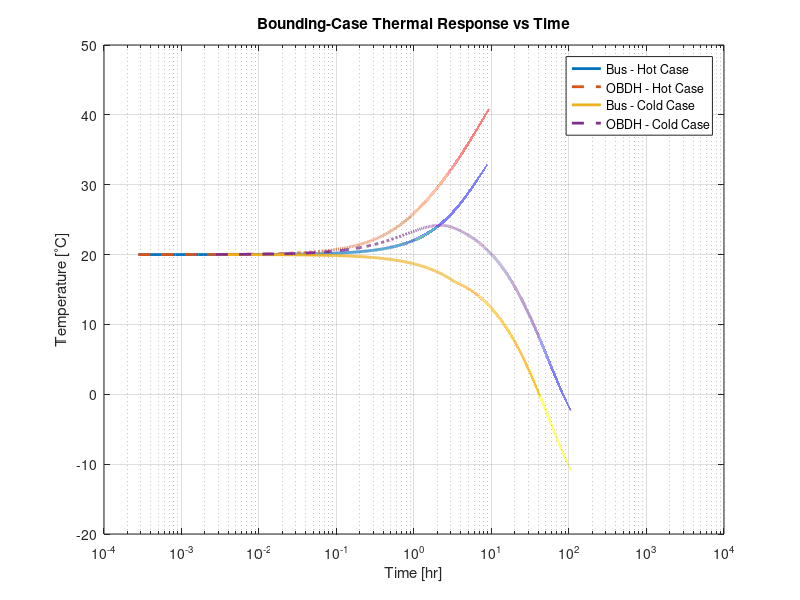
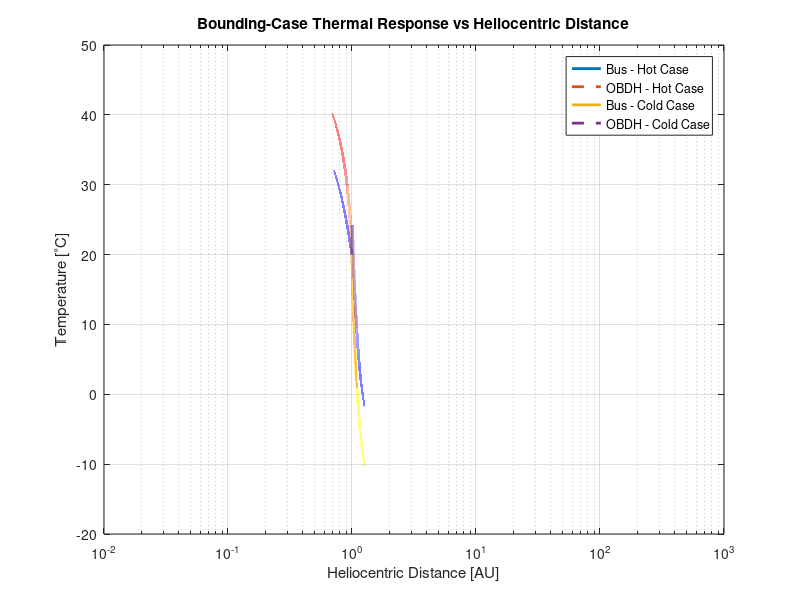

Source code (MATLAB) for these figures, in order:
%% AE 460B Thermal Subsystem Final Simulation
% Two-node transient thermal model
%
% Nodes:
%   1) Spacecraft Bus
%   2) OBDH
%
% Outputs:
%   - Command window summary
%   - Plot 1: Temperature vs log(time)
%   - Plot 2: Temperature vs log(distance)
%

clear; clc; close all;

%% 
% 1) Constants
%% 
sigma = 5.670374419e-8;   % Stefan-Boltzmann constant [W/m^2/K^4]
S0    = 1361;             % Solar constant at 1 AU [W/m^2]

%% 
% 2) Mission / subsystem values
%% 
r_peri_AU    = 0.046;     % Perihelion distance [AU]
P_heater_max = 12;        % Thermal heater allocation [W]

% OBDH allowable operating range
T_obdh_min_C = -20;
T_obdh_max_C =  50;

%% 
% 3) Geometry / thermal assumptions
%% 
% Bus node
m_bus   = 120;            % effective thermal mass participation [kg]
cp_bus  = 900;            % [J/kg/K]
C_bus   = m_bus * cp_bus; % [J/K]

% OBDH node
m_obdh  = 7.3;            % [kg]
cp_obdh = 900;            % [J/kg/K]
C_obdh  = m_obdh * cp_obdh;

% Coupling between OBDH and bus
G_cond = 0.45;            % [W/K]

% Bus external thermal properties
alpha_bus = 0.20;         % effective solar absorptance
Aproj_hot = 0.60;         % projected area [m^2]

% Hot-case parameters
eta_shield  = 0.0039;     % effective solar attenuation factor
epsilon_hot = 0.70;       % hot-case emissivity
Arad_hot    = 0.90;       % hot-case effective radiator area [m^2]

% Cold-case parameters
epsilon_cold = 0.05;      % cold-case effective emissivity
Arad_cold    = 2.60;      % cold-case effective radiator area [m^2]

% OBDH radiation to bus / panel
epsilon_obdh = 0.70;      % effective emissivity
A_obdh_rad   = 0.25;      % [m^2]

Tspace = 3;               % deep-space sink temperature [K]

%% 
% 4) Initial conditions and heater settings
%% 
T0_bus  = 293.15;         % 20 C
T0_obdh = 293.15;         % 20 C

T_heater_on  = 289.3;     % [K]
T_heater_off = 294.3;     % [K]

%% 
% 5) Internal heat assumptions
%% 
% Hot case
Qbus_hot  = 25;           % [W]
Qobdh_hot = 14;           % [W]

% Cold case
Qbus_cold  = 10;          % [W]
Qobdh_cold = 10;          % [W]

%% 
% 6) HOT CASE transient at perihelion
%% 
t_hot_days = 3;                         % simulate 3 days
dt_hot     = 1;                         % [s]
t_hot      = 0:dt_hot:t_hot_days*24*3600;

T_bus_hot  = zeros(size(t_hot));
T_obdh_hot = zeros(size(t_hot));

T_bus_hot(1)  = T0_bus;
T_obdh_hot(1) = T0_obdh;

S_hot = S0 / (r_peri_AU^2);

for i = 1:length(t_hot)-1
    
    % Solar loading on bus after shielding / pointing
    Qsolar = alpha_bus * S_hot * Aproj_hot * eta_shield;
    
    % Bus radiation to space
    Qrad_bus = epsilon_hot * sigma * Arad_hot * (T_bus_hot(i)^4 - Tspace^4);
    
    % OBDH radiation to bus/panel environment
    Qrad_obdh_to_bus = epsilon_obdh * sigma * A_obdh_rad * ...
        (T_obdh_hot(i)^4 - T_bus_hot(i)^4);
    
    % Conduction between bus and OBDH
    Qcond = G_cond * (T_bus_hot(i) - T_obdh_hot(i));
    
    % Energy balances
    dT_bus  = (Qsolar + Qbus_hot - Qrad_bus - Qcond + Qrad_obdh_to_bus) / C_bus;
    dT_obdh = (Qobdh_hot + Qcond - Qrad_obdh_to_bus) / C_obdh;
    
    % Euler update
    T_bus_hot(i+1)  = T_bus_hot(i)  + dT_bus  * dt_hot;
    T_obdh_hot(i+1) = T_obdh_hot(i) + dT_obdh * dt_hot;
end

%% 
% 7) COLD CASE transient in deep space
%% 
t_cold_days = 120;                      % simulate 120 days
dt_cold     = 10;                       % [s]
t_cold      = 0:dt_cold:t_cold_days*24*3600;

T_bus_cold  = zeros(size(t_cold));
T_obdh_cold = zeros(size(t_cold));

T_bus_cold(1)  = T0_bus;
T_obdh_cold(1) = T0_obdh;

heater_on = false;
Qheater_arr = zeros(size(t_cold));

for i = 1:length(t_cold)-1
    
    % Heater thermostat logic
    if ~heater_on && T_bus_cold(i) <= T_heater_on
        heater_on = true;
    elseif heater_on && T_bus_cold(i) >= T_heater_off
        heater_on = false;
    end
    
    if heater_on
        Qheater = P_heater_max;
    else
        Qheater = 0;
    end
    
    % Bus radiation to space
    Qrad_bus = epsilon_cold * sigma * Arad_cold * (T_bus_cold(i)^4 - Tspace^4);
    
    % OBDH radiation to bus/panel environment
    Qrad_obdh_to_bus = epsilon_obdh * sigma * A_obdh_rad * ...
        (T_obdh_cold(i)^4 - T_bus_cold(i)^4);
    
    % Conduction
    Qcond = G_cond * (T_bus_cold(i) - T_obdh_cold(i));
    
    % Energy balances
    dT_bus  = (Qbus_cold + Qheater - Qrad_bus - Qcond + Qrad_obdh_to_bus) / C_bus;
    dT_obdh = (Qobdh_cold + Qcond - Qrad_obdh_to_bus) / C_obdh;
    
    % Euler update
    T_bus_cold(i+1)  = T_bus_cold(i)  + dT_bus  * dt_cold;
    T_obdh_cold(i+1) = T_obdh_cold(i) + dT_obdh * dt_cold;
    
    % Save heater history
    Qheater_arr(i) = Qheater;
end

Qheater_arr(end) = Qheater_arr(end-1);

%% 
% 8) Convert to Celsius
%% 
T_bus_hot_C   = T_bus_hot  - 273.15;
T_obdh_hot_C  = T_obdh_hot - 273.15;

T_bus_cold_C  = T_bus_cold  - 273.15;
T_obdh_cold_C = T_obdh_cold - 273.15;

t_hot_hr    = t_hot  / 3600;
t_cold_hr   = t_cold / 3600;

%% 
% 9) Print summary
%% 
fprintf('\n--- HOT CASE SUMMARY (0.046 AU) ---\n');
fprintf('Bus max temperature   : %.2f C\n', max(T_bus_hot_C));
fprintf('OBDH max temperature  : %.2f C\n', max(T_obdh_hot_C));
fprintf('Bus final temperature : %.2f C\n', T_bus_hot_C(end));
fprintf('OBDH final temperature: %.2f C\n', T_obdh_hot_C(end));

fprintf('\n--- COLD CASE SUMMARY ---\n');
fprintf('Bus min temperature   : %.2f C\n', min(T_bus_cold_C));
fprintf('OBDH min temperature  : %.2f C\n', min(T_obdh_cold_C));
fprintf('Bus final temperature : %.2f C\n', T_bus_cold_C(end));
fprintf('OBDH final temperature: %.2f C\n', T_obdh_cold_C(end));
fprintf('Peak heater power     : %.2f W\n', max(Qheater_arr));

fprintf('\n--- OBDH LIMIT CHECK ---\n');
fprintf('Required OBDH range   : %.1f to %.1f C\n', T_obdh_min_C, T_obdh_max_C);
fprintf('Hot-case margin to +50 C  : %.2f C\n', T_obdh_max_C - max(T_obdh_hot_C));
fprintf('Cold-case margin to -20 C : %.2f C\n', min(T_obdh_cold_C) - T_obdh_min_C);

%% 
% 10) Representative distance vectors for final-report plotting
%% 
% These are used ONLY to visualize the separate hot- and cold-case
% simulations against heliocentric distance on a logarithmic axis.

% Hot case: representative approach from 1 AU to perihelion
r_hot_plot = logspace(log10(1.0), log10(r_peri_AU), length(t_hot));

% Cold case: representative outbound cruise from 1 AU to 900 AU
r_cold_plot = logspace(log10(1.0), log10(900.0), length(t_cold));

%% 
% 11) Plot 1: Temperature vs Time (logarithmic time axis)
%% 
figure;
semilogx(t_hot_hr,  T_bus_hot_C,   'LineWidth', 2.0); hold on;
semilogx(t_hot_hr,  T_obdh_hot_C,  '--', 'LineWidth', 2.0);
semilogx(t_cold_hr, T_bus_cold_C,  'LineWidth', 2.0);
semilogx(t_cold_hr, T_obdh_cold_C, '--', 'LineWidth', 2.0);

grid on;
xlabel('Time [hr]');
ylabel('Temperature [^{\circ}C]');
title('Bounding-Case Thermal Response vs Time');
legend('Bus - Hot Case', 'OBDH - Hot Case', ...
       'Bus - Cold Case', 'OBDH - Cold Case', ...
       'Location', 'best');

%% 
% 12) Plot 2: Temperature vs Distance (logarithmic distance axis)
%% 
figure;
semilogx(r_hot_plot,  T_bus_hot_C,   'LineWidth', 2.0); hold on;
semilogx(r_hot_plot,  T_obdh_hot_C,  '--', 'LineWidth', 2.0);
semilogx(r_cold_plot, T_bus_cold_C,  'LineWidth', 2.0);
semilogx(r_cold_plot, T_obdh_cold_C, '--', 'LineWidth', 2.0);

grid on;
xlabel('Heliocentric Distance [AU]');
ylabel('Temperature [^{\circ}C]');
title('Bounding-Case Thermal Response vs Heliocentric Distance');
legend('Bus - Hot Case', 'OBDH - Hot Case', ...
       'Bus - Cold Case', 'OBDH - Cold Case', ...
       'Location', 'best');
